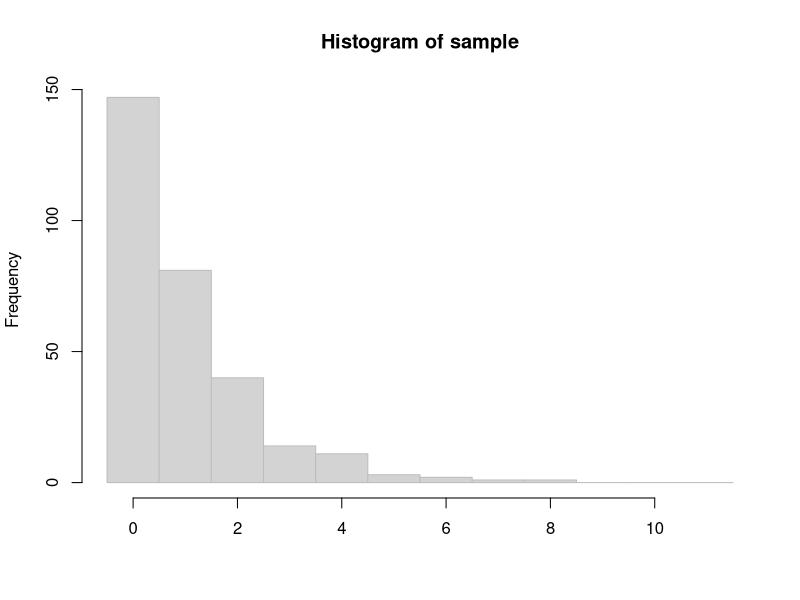

Generate this figure with R:
## ---- chunk 1
Pm <- 0.471
UUM <- (1-Pm)^2*Pm
UUM
## ---- chunk 2
MeanWait <- 1/Pm
MeanWait

## ---- chunk 3
Avgwait <- sqrt((1-Pm)/Pm^2)
Avgwait

## ---- chunk 4

sample <- rgeom(300, prob = .471)
summary(sample)
hist(sample, breaks=seq(-0.5,12,1), col='light grey', border='grey', xlab = '')


## ---- chunk 5
Pm <- .3
MeanWait <- 1/Pm
MeanWait

## ---- chunk 6
Avgwait <- sqrt((1-Pm)/Pm^2)
Avgwait

